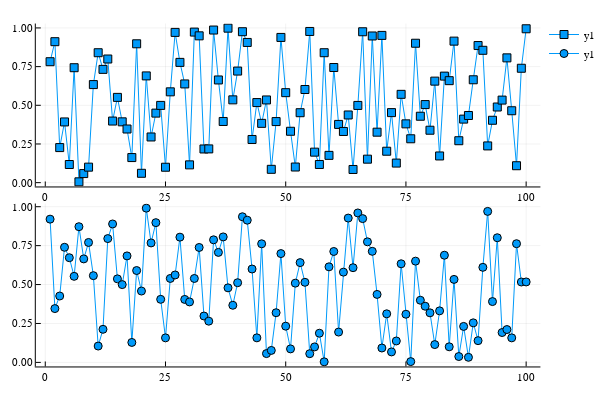

The code cell stored with this chart in its notebook:
### Code cell
plot(p10, fmt = :svg)

### Figure 1 — Plotly figure (JSON) as saved in the notebook; plotly's stock layout.template omitted (floating-point values rounded to 4 significant figures)
{"data": [{"colorbar": {"title": ""}, "hoverinfo": "text", "legendgroup": "y1", "line": {"color": "rgba(0, 154, 250, 1.000)", "dash": "solid", "shape": "linear", "width": 1}, "marker": {"color": "rgba(0, 154, 250, 1.000)", "line": {"color": "rgba(0, 0, 0, 1.000)", "width": 1}, "size": 8, "symbol": "square"}, "mode": "lines+markers", "name": "y1", "showlegend": true, "text": [null, null, null, null, null, null, null, null, null, null, null, null, null, null, null, null, null, null, null, null, null, null, null, null, null, null, null, null, null, null, null, null, null, null, null, null, null, null, null, null, null, null, null, null, null, null, null, null, null, null, null, null, null, null, null, null, null, null, null, null, null, null, null, null, null, null, null, null, null, null, null, null, null, null, null, null, null, null, null, null, null, null, null, null, null, null, null, null, null, null, null, null, null, null, null, null, null, null, null, null], "type": "scatter", "x": [1, 2, 3, 4, 5, 6, 7, 8, 9, 10, 11, 12, 13, 14, 15, 16, 17, 18, 19, 20, 21, 22, 23, 24, 25, 26, 27, 28, 29, 30, 31, 32, 33, 34, 35, 36, 37, 38, 39, 40, 41, 42, 43, 44, 45, 46, 47, 48, 49, 50, 51, 52, 53, 54, 55, 56, 57, 58, 59, 60, 61, 62, 63, 64, 65, 66, 67, 68, 69, 70, 71, 72, 73, 74, 75, 76, 77, 78, 79, 80, 81, 82, 83, 84, 85, 86, 87, 88, 89, 90, 91, 92, 93, 94, 95, 96, 97, 98, 99, 100], "xaxis": "x1", "y": [0.7817, 0.9112, 0.2266, 0.3925, 0.1173, 0.7429, 0.0052, 0.05875, 0.1002, 0.6338, 0.8397, 0.7322, 0.7991, 0.3981, 0.5511, 0.393, 0.3467, 0.1621, 0.8975, 0.06056, 0.69, 0.2952, 0.4494, 0.4993, 0.0996, 0.587, 0.9711, 0.7773, 0.638, 0.115, 0.9731, 0.9489, 0.2176, 0.2181, 0.9864, 0.6637, 0.3954, 0.9986, 0.5351, 0.7212, 0.9756, 0.9062, 0.2791, 0.5176, 0.3832, 0.5345, 0.08622, 0.3948, 0.9386, 0.5816, 0.3321, 0.101, 0.4521, 0.602, 0.9772, 0.1972, 0.1175, 0.8398, 0.1763, 0.7441, 0.3764, 0.3307, 0.4374, 0.08516, 0.4991, 0.9753, 0.1518, 0.948, 0.3263, 0.9517, 0.2031, 0.4526, 0.1264, 0.5708, 0.38, 0.2836, 0.9011, 0.4292, 0.5047, 0.3389, 0.6562, 0.1726, 0.6886, 0.6592, 0.9147, 0.271, 0.4107, 0.4341, 0.6649, 0.8862, 0.8554, 0.2374, 0.4032, 0.4889, 0.5335, 0.8066, 0.4647, 0.1094, 0.7393, 0.9945], "yaxis": "y1", "zmax": 0.1, "zmin": -0.1}, {"colorbar": {"title": ""}, "hoverinfo": "text", "legendgroup": "y1", "line": {"color": "rgba(0, 154, 250, 1.000)", "dash": "solid", "shape": "linear", "width": 1}, "marker": {"color": "rgba(0, 154, 250, 1.000)", "line": {"color": "rgba(0, 0, 0, 1.000)", "width": 1}, "size": 8, "symbol": "circle"}, "mode": "lines+markers", "name": "y1", "showlegend": true, "text": [null, null, null, null, null, null, null, null, null, null, null, null, null, null, null, null, null, null, null, null, null, null, null, null, null, null, null, null, null, null, null, null, null, null, null, null, null, null, null, null, null, null, null, null, null, null, null, null, null, null, null, null, null, null, null, null, null, null, null, null, null, null, null, null, null, null, null, null, null, null, null, null, null, null, null, null, null, null, null, null, null, null, null, null, null, null, null, null, null, null, null, null, null, null, null, null, null, null, null, null], "type": "scatter", "x": [1, 2, 3, 4, 5, 6, 7, 8, 9, 10, 11, 12, 13, 14, 15, 16, 17, 18, 19, 20, 21, 22, 23, 24, 25, 26, 27, 28, 29, 30, 31, 32, 33, 34, 35, 36, 37, 38, 39, 40, 41, 42, 43, 44, 45, 46, 47, 48, 49, 50, 51, 52, 53, 54, 55, 56, 57, 58, 59, 60, 61, 62, 63, 64, 65, 66, 67, 68, 69, 70, 71, 72, 73, 74, 75, 76, 77, 78, 79, 80, 81, 82, 83, 84, 85, 86, 87, 88, 89, 90, 91, 92, 93, 94, 95, 96, 97, 98, 99, 100], "xaxis": "x2", "y": [0.92, 0.3456, 0.4264, 0.7394, 0.6724, 0.5527, 0.8716, 0.6648, 0.7703, 0.5571, 0.1049, 0.2125, 0.7952, 0.8892, 0.5365, 0.4996, 0.6841, 0.1282, 0.59, 0.4582, 0.9907, 0.7674, 0.8976, 0.405, 0.1575, 0.5392, 0.5615, 0.8045, 0.4045, 0.3884, 0.5391, 0.7383, 0.2979, 0.2648, 0.7873, 0.7066, 0.8061, 0.4789, 0.3669, 0.5118, 0.9354, 0.9135, 0.5998, 0.1577, 0.7618, 0.0565, 0.07688, 0.319, 0.6988, 0.2327, 0.08673, 0.509, 0.6408, 0.5145, 0.05598, 0.09944, 0.1875, 0.003508, 0.6138, 0.7125, 0.1948, 0.5798, 0.9271, 0.6083, 0.96, 0.9235, 0.7745, 0.7135, 0.4366, 0.09243, 0.312, 0.06721, 0.1376, 0.6334, 0.3093, 0.004995, 0.6504, 0.3992, 0.3609, 0.3183, 0.1143, 0.3309, 0.6884, 0.1002, 0.5332, 0.03756, 0.2311, 0.03259, 0.254, 0.1396, 0.6106, 0.97, 0.3906, 0.8007, 0.1918, 0.211, 0.1576, 0.7624, 0.5163, 0.5168], "yaxis": "y2", "zmax": 0.1, "zmin": -0.1}], "layout": {"annotations": [], "height": 400, "legend": {"bgcolor": "rgba(255, 255, 255, 1.000)", "bordercolor": "rgba(0, 0, 0, 1.000)", "font": {"color": "rgba(0, 0, 0, 1.000)", "family": "sans-serif", "size": 11}, "tracegroupgap": 0, "x": 1, "y": 1}, "margin": {"b": 20, "l": 0, "r": 0, "t": 20}, "paper_bgcolor": "rgba(255, 255, 255, 1.000)", "plot_bgcolor": "rgba(255, 255, 255, 1.000)", "showlegend": true, "width": 600, "xaxis1": {"anchor": "y1", "domain": [0.06582, 0.9934], "gridcolor": "rgba(0, 0, 0, 0.100)", "gridwidth": 0.5, "linecolor": "rgba(0, 0, 0, 1.000)", "mirror": false, "range": [-1.97, 103.0], "showgrid": true, "showline": true, "showticklabels": true, "tickangle": 0, "tickcolor": "rgb(0, 0, 0)", "tickfont": {"color": "rgba(0, 0, 0, 1.000)", "family": "sans-serif", "size": 11}, "tickmode": "array", "ticks": "inside", "ticktext": ["0", "25", "50", "75", "100"], "tickvals": [0, 25, 50, 75, 100], "title": "", "titlefont": {"color": "rgba(0, 0, 0, 1.000)", "family": "sans-serif", "size": 15}, "type": "-", "visible": true, "zeroline": false, "zerolinecolor": "rgba(0, 0, 0, 1.000)"}, "xaxis2": {"anchor": "y2", "domain": [0.06582, 0.9934], "gridcolor": "rgba(0, 0, 0, 0.100)", "gridwidth": 0.5, "linecolor": "rgba(0, 0, 0, 1.000)", "mirror": false, "range": [-1.97, 103.0], "showgrid": true, "showline": true, "showticklabels": true, "tickangle": 0, "tickcolor": "rgb(0, 0, 0)", "tickfont": {"color": "rgba(0, 0, 0, 1.000)", "family": "sans-serif", "size": 11}, "tickmode": "array", "ticks": "inside", "ticktext": ["0", "25", "50", "75", "100"], "tickvals": [0, 25, 50, 75, 100], "title": "", "titlefont": {"color": "rgba(0, 0, 0, 1.000)", "family": "sans-serif", "size": 15}, "type": "-", "visible": true, "zeroline": false, "zerolinecolor": "rgba(0, 0, 0, 1.000)"}, "yaxis1": {"anchor": "x1", "domain": [0.5376, 0.9902], "gridcolor": "rgba(0, 0, 0, 0.100)", "gridwidth": 0.5, "linecolor": "rgba(0, 0, 0, 1.000)", "mirror": false, "range": [-0.0246, 1.028], "showgrid": true, "showline": true, "showticklabels": true, "tickangle": 0, "tickcolor": "rgb(0, 0, 0)", "tickfont": {"color": "rgba(0, 0, 0, 1.000)", "family": "sans-serif", "size": 11}, "tickmode": "array", "ticks": "inside", "ticktext": ["0.00", "0.25", "0.50", "0.75", "1.00"], "tickvals": [0, 0.25, 0.5, 0.75, 1], "title": "", "titlefont": {"color": "rgba(0, 0, 0, 1.000)", "family": "sans-serif", "size": 15}, "type": "-", "visible": true, "zeroline": false, "zerolinecolor": "rgba(0, 0, 0, 1.000)"}, "yaxis2": {"anchor": "x2", "domain": [0.03762, 0.4902], "gridcolor": "rgba(0, 0, 0, 0.100)", "gridwidth": 0.5, "linecolor": "rgba(0, 0, 0, 1.000)", "mirror": false, "range": [-0.02611, 1.02], "showgrid": true, "showline": true, "showticklabels": true, "tickangle": 0, "tickcolor": "rgb(0, 0, 0)", "tickfont": {"color": "rgba(0, 0, 0, 1.000)", "family": "sans-serif", "size": 11}, "tickmode": "array", "ticks": "inside", "ticktext": ["0.00", "0.25", "0.50", "0.75", "1.00"], "tickvals": [0, 0.25, 0.5, 0.75, 1], "title": "", "titlefont": {"color": "rgba(0, 0, 0, 1.000)", "family": "sans-serif", "size": 15}, "type": "-", "visible": true, "zeroline": false, "zerolinecolor": "rgba(0, 0, 0, 1.000)"}}}
